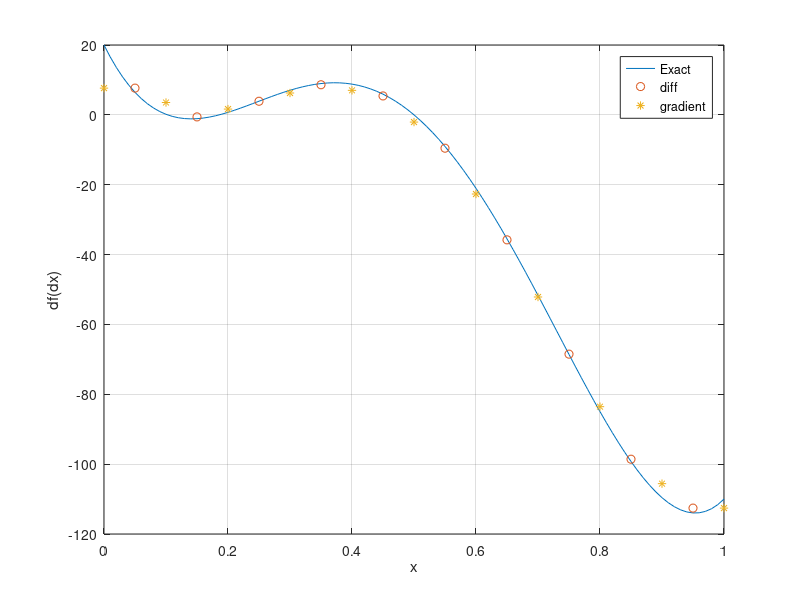

This figure's MATLAB source:
f = @(x) 0.3+20*x-180*x.^2+650*x.^3-880*x.^4+360*x.^5;
x = 0:0.1:1.0; n = length(x); y = f(x); dd = diff(y)./diff(x); dg = gradient(y,0.1);
xd = (x(1:n-1) + x(2:n))/2; % 각 구간의 중간위치
xt = 0:0.01:1; yt = 20-360*xt+1950*xt.^2-3520*xt.^3+1800*xt.^4;
plot(xt,yt, xd,dd,'o', x,dg,'*'), grid, xlabel('x'), ylabel('df(dx)'), legend('Exact','diff','gradient')
